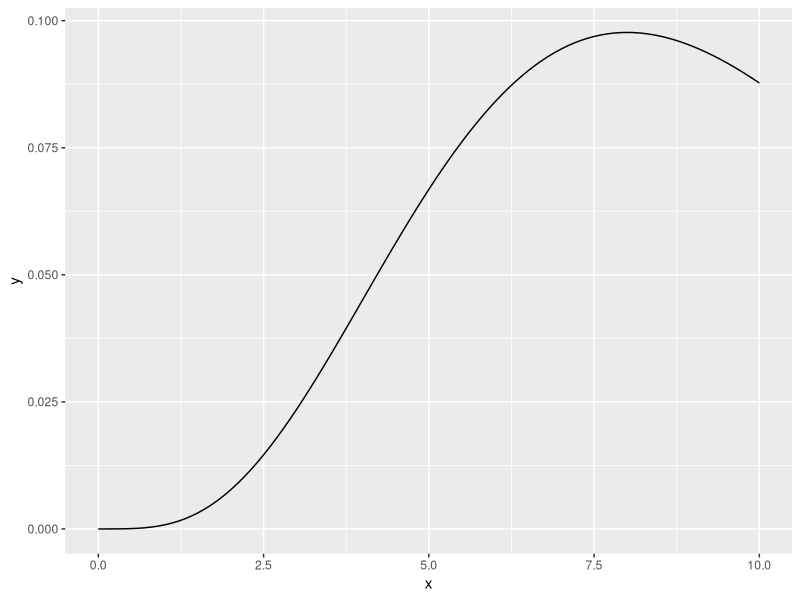

Write the R code that produced this figure. (Note: this script raises an error after producing the figure.)
library(ggplot2)
library(dplyr)

# Data Prep

# GENERATED FROM RUNNING hiddenMarkovModel.R
#nyhaClasses <- c("II","III")
#rescaledMin.steps = 1
#rescaledMax.steps = 301
resolution.xaxis = 0.1
#hmm.activity = ... you sort of need to run hiddenMarkovModel for this or upload a saved copy

# END DATA PREP

shape <- 5;
scale <- 0.5;
ggplot(data.frame(x=c(0,10)), aes(x)) + stat_function(fun=dgamma, args=list(shape, scale))
#ggplot(data.frame(x=c(0:100)), 
#       aes(x)) + geom_point(aes(y=dgamma(x, shape, scale)), colour="red")


#individual step distributions
baseTitle <- "Gamma Distribution Plot"
#so that facets are grouped by NYHAClass (vs Study Identifier#) we need to the factor levels for ggplot

### https://stackoverflow.com/a/8197703
gg_color_hue <- function(n) {
  hues = seq(15, 375, length = n + 1)
  hcl(h = hues, l = 65, c = 100)[1:n]
}
####

xaxis.vals <- seq(rescaledMin.steps,rescaledMax.steps,resolution.xaxis)
for(class in nyhaClasses)
{
  
  nStates <- hmm.activity[[class]]$model$J
  ePars <- hmm.activity[[class]]$model$parms.emission
  #ePars$shape <- c(1,100,200)
  #ePars$scale <- c(1,1,1)
  
  paramsDF <- data.frame(state = 1:nStates,
                         shape = ePars$shape,
                         scale = ePars$scale)
  

  funData.plot <- lapply(1:nrow(paramsDF), function(i) {
                        args <- paramsDF[i,-1]
                        data.frame(state=paramsDF$state[i],
                                   x=xaxis.vals,
                                   y=do.call(dgamma,c(list(x=xaxis.vals),args))
                        )
  }) %>% bind_rows
  
  plot <- ggplot(funData.plot,
                 aes(x=x,
                     y=y,
                     colour=as.factor(state))) +
    theme_tufte(base_family = "serif", 
                ticks = FALSE) +
    geom_line() +
    scale_x_continuous("Step Count (Steps/minute)", limits=c(rescaledMin.steps,rescaledMax.steps)) +
    scale_y_continuous("Probability", limits=c(0,0.10)) +
    ggtitle(paste(baseTitle," (NYHA ", class, ")", sep = ""))
  
  print(plot)
}